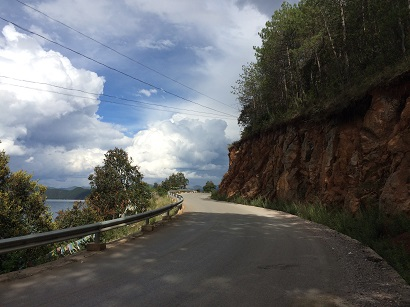
%> input picture OCR/15.bmp, 410 x 307 px
$ octave untitled2.m   (GNU Octave 9; MATLAB toolbox functions it lacks are replaced by stand-ins)
%> lines starting %> are read from the running program, lines starting %| are printed output that depends on the picture
% Read the image
image = imread('15.bmp'); % Replace with your image filename
%> image is the input picture: size 307x410x3 uint8; mean R, G, B 95.1, 96.9, 98.4

% Check if the image is already grayscale; if not, convert it
if size(image, 3) == 3
    gray_image = rgb2gray(image); % Convert to grayscale if it's a color image
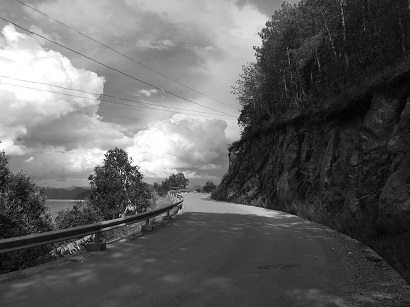
%> gray_image: size 307x410 uint8; min 0, max 255, mean 96.6
else
    gray_image = image; % Image is already grayscale
end

% Compute the 2D Fourier Transform of the image
FT_image = fft2(double(gray_image)); % Compute Fourier Transform

% Compute the magnitude spectrum (absolute value)
magnitude_spectrum = abs(FT_image);
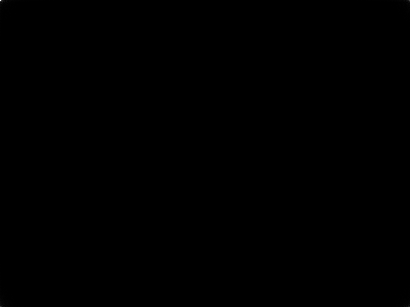
%> magnitude_spectrum: size 307x410 double; min 18.65, max 12154215, mean 4935.1; drawn with min black and max white

% Apply fftshift to center the low frequencies
centered_spectrum = fftshift(magnitude_spectrum);

% Use logarithmic scaling for better visualization
log_spectrum = log(1 + centered_spectrum);
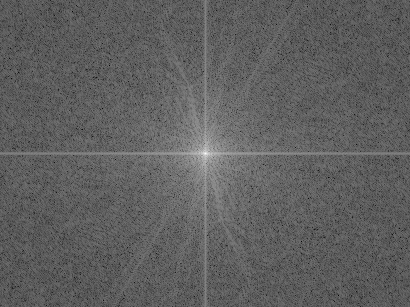
%> log_spectrum: size 307x410 double; min 2.98, max 16.31, mean 8; drawn with min black and max white

% Plot the results
figure;

% Step 1: Original grayscale image
subplot(2, 2, 1);
imshow(gray_image, []);
colormap(gca, 'gray'); % Force grayscale colormap
colorbar('off'); % Turn off colorbar for grayscale image
title('Original Grayscale Image');

% Step 2: Magnitude spectrum (linear scale)
subplot(2, 2, 2);
imshow(centered_spectrum, []); % Display in linear scale
colormap(gca, 'gray'); % Ensure grayscale colormap
colorbar; % Add a colorbar for intensity reference
title('Magnitude Spectrum (Linear Scale)');

% Step 3: Magnitude spectrum (logarithmic scale)
subplot(2, 2, 3);
imshow(log_spectrum, []); % Display in logarithmic scale
colormap(gca, 'gray'); % Ensure grayscale colormap
colorbar; % Add a colorbar for intensity reference
title('Magnitude Spectrum (Logarithmic Scale)');

% Step 4: Colored visualization of log spectrum
subplot(2, 2, 4);
imshow(log_spectrum, []); % Log scale visualization
colormap(gca, 'jet'); % Use jet colormap for better visualization
colorbar; % Add a colorbar to show intensity scale
title('Colored Log Spectrum');
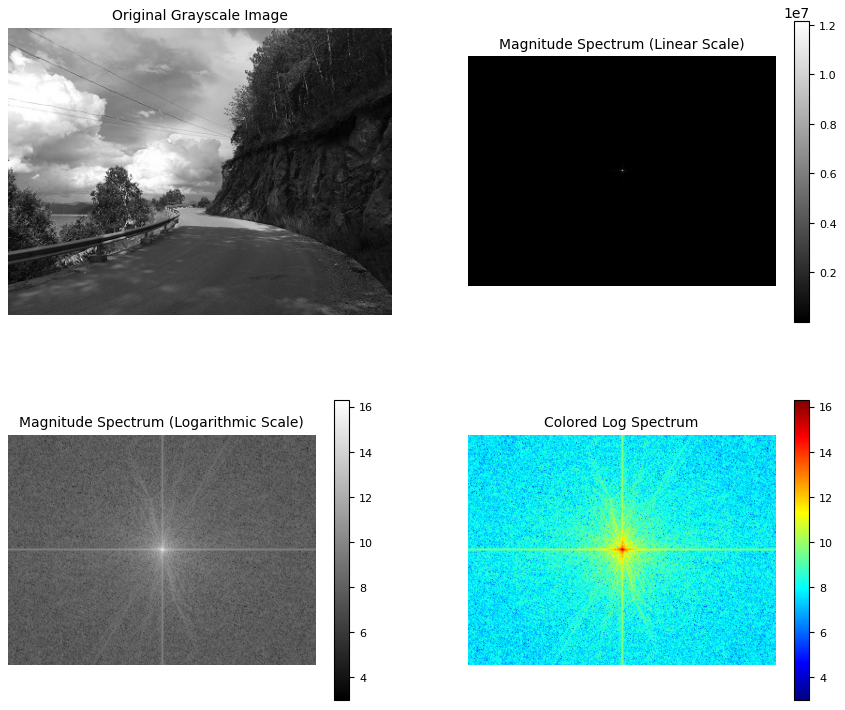
%> figure redrawn from the program's plot data, 4 panels

$ run again, with OCR/1.bmp copied over OCR/15.bmp
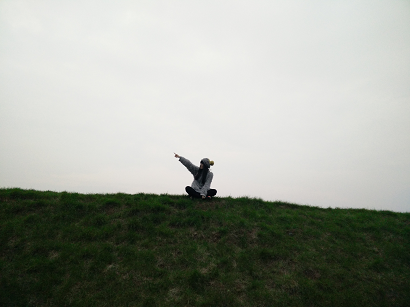
%> input picture OCR/1.bmp, 410 x 307 px
%> image is the input picture: size 307x410x3 uint8; mean R, G, B 154, 157.9, 149.1
%> `log_spectrum = log(1 + centered_spectrum);`:
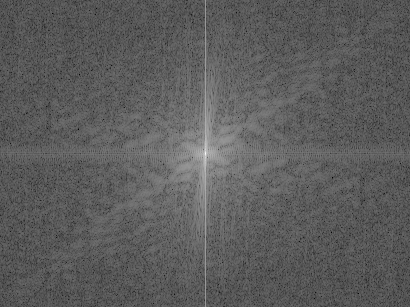
%> log_spectrum: size 307x410 double; min 1.64, max 16.79, mean 7.16; drawn with min black and max white
%> `title('Colored Log Spectrum');`:
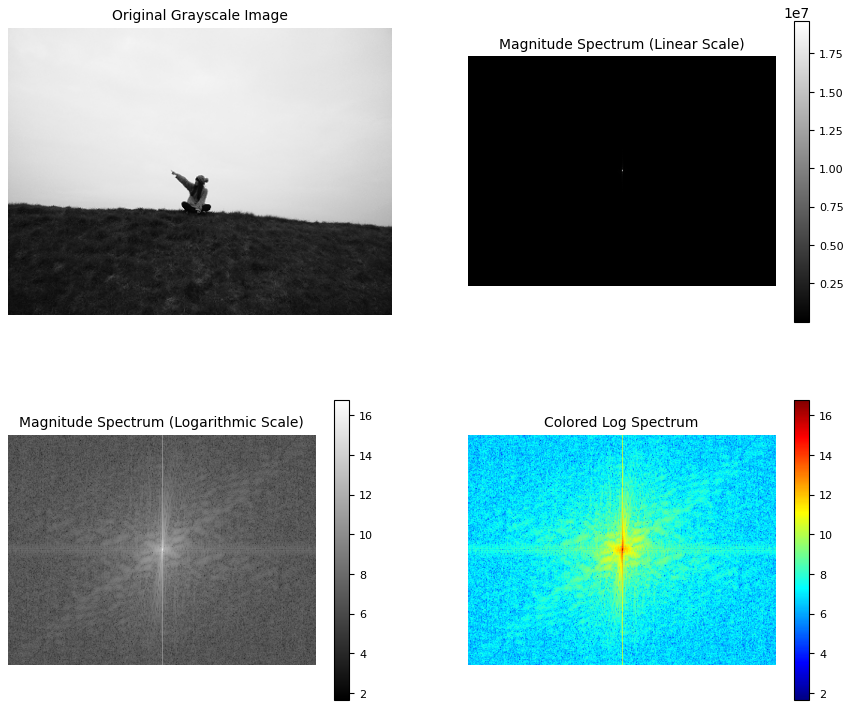
%> figure redrawn from the program's plot data, 4 panels

$ run again, with OCR/10.bmp copied over OCR/15.bmp
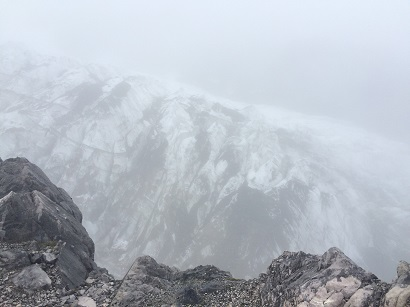
%> input picture OCR/10.bmp, 410 x 307 px
%> image is the input picture: size 307x410x3 uint8; mean R, G, B 179.1, 185.6, 194.4
%> `log_spectrum = log(1 + centered_spectrum);`:
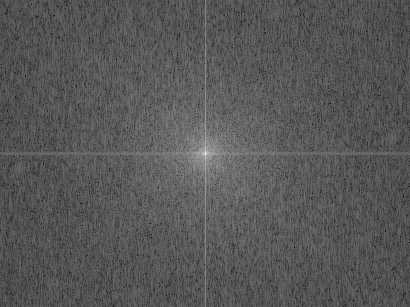
%> log_spectrum: size 307x410 double; min 2.99, max 16.96, mean 7.8; drawn with min black and max white
%> `title('Colored Log Spectrum');`:
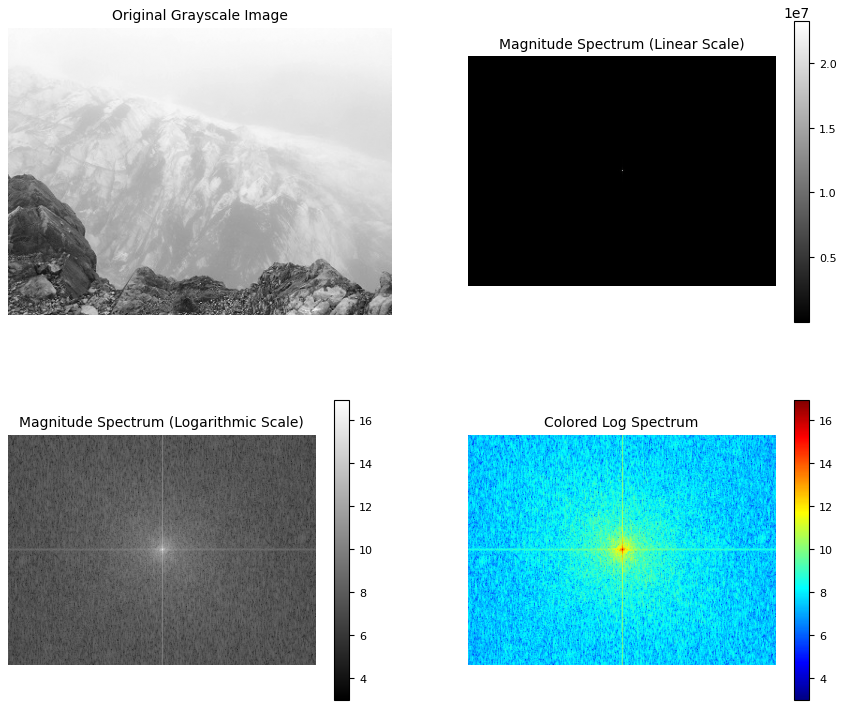
%> figure redrawn from the program's plot data, 4 panels

$ run again, with OCR/11.bmp copied over OCR/15.bmp
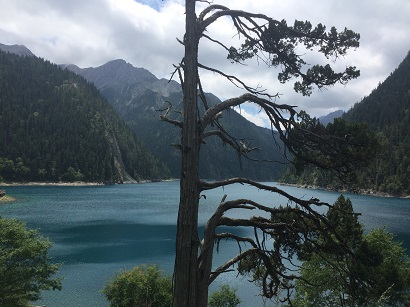
%> input picture OCR/11.bmp, 410 x 307 px
%> image is the input picture: size 307x410x3 uint8; mean R, G, B 88.7, 101, 106.6
%> `log_spectrum = log(1 + centered_spectrum);`:
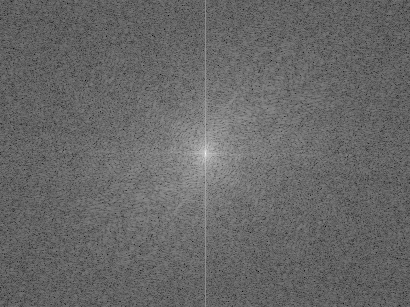
%> log_spectrum: size 307x410 double; min 2.94, max 16.33, mean 8.4; drawn with min black and max white
%> `title('Colored Log Spectrum');`:
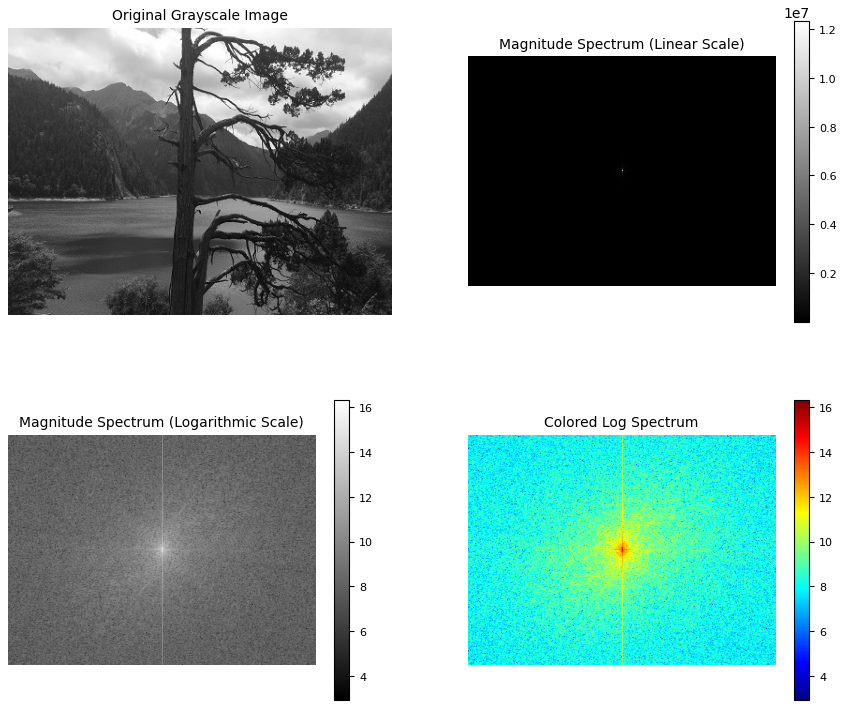
%> figure redrawn from the program's plot data, 4 panels
